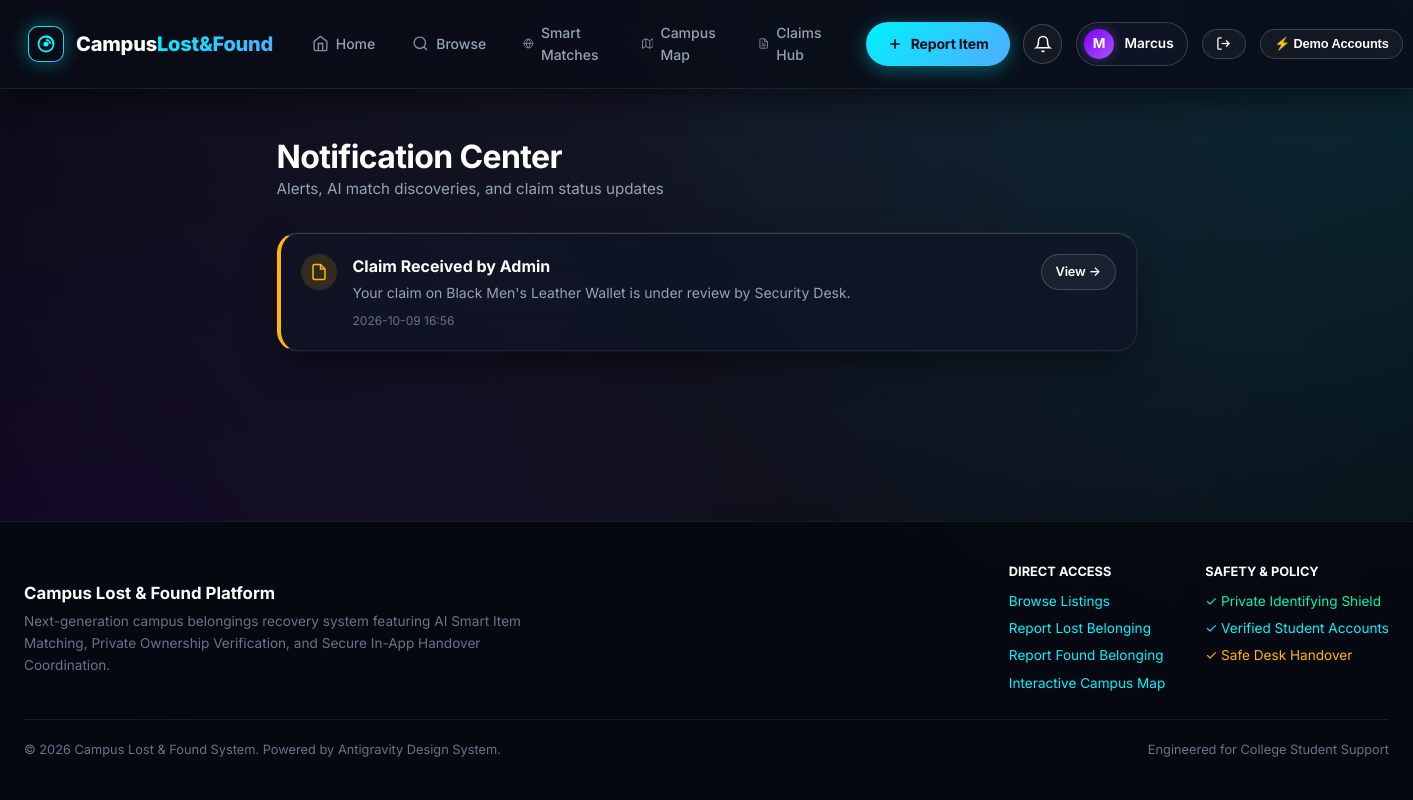
Page /notifications (signed in) on the committed database.
### tables this page shows
CREATE TABLE users (
        id INTEGER PRIMARY KEY AUTOINCREMENT,
        name TEXT NOT NULL,
        email TEXT UNIQUE NOT NULL,
        usn TEXT UNIQUE NOT NULL,
        password_hash TEXT NOT NULL,
        role TEXT NOT NULL DEFAULT 'student',
        department TEXT DEFAULT 'General',
        phone TEXT DEFAULT '',
        avatar TEXT DEFAULT 'default.png',
        created_at TIMESTAMP DEFAULT CURRENT_TIMESTAMP
    );

CREATE TABLE notifications (
        id INTEGER PRIMARY KEY AUTOINCREMENT,
        user_id INTEGER NOT NULL,
        title TEXT NOT NULL,
        message TEXT NOT NULL,
        link TEXT DEFAULT '#',
        type TEXT DEFAULT 'info',
        is_read INTEGER DEFAULT 0,
        created_at TIMESTAMP DEFAULT CURRENT_TIMESTAMP,
        FOREIGN KEY (user_id) REFERENCES users (id) ON DELETE CASCADE
    );

### app.py (the view)
@app.route('/notifications')
@login_required
def notifications():
    user_id = session['user_id']
    conn = get_db()
    cursor = conn.cursor()
    cursor.execute("SELECT * FROM notifications WHERE user_id = ? ORDER BY created_at DESC LIMIT 50", (user_id,))
    all_notifs = [dict(r) for r in cursor.fetchall()]
    cursor.execute("UPDATE notifications SET is_read = 1 WHERE user_id = ?", (user_id,))
    conn.commit()
    conn.close()
    return render_template('notifications.html', notifications=all_notifs)

### app.py (called while the page is built)
def login_required(f):
    @wraps(f)
    def decorated_function(*args, **kwargs):
        if 'user_id' not in session:
            flash('Please sign in to access this page.', 'warning')
            return redirect(url_for('login', next=request.url))
        return f(*args, **kwargs)
    return decorated_function

### database.py (called while the page is built)
def get_db():
    db_path = Config.DATABASE
    conn = sqlite3.connect(db_path)
    conn.row_factory = sqlite3.Row
    conn.execute("PRAGMA foreign_keys = ON")
    return conn

### templates/notifications.html (shortened to what this page needs)
{% extends "base.html" %}
{% block content %}
<div style="max-width: 860px; margin: 0 auto;">
  <div style="margin-bottom: 2rem; display: flex; align-items: center; justify-content: space-between;">
    <div>
      <h1 style="font-size: 2rem; color: #fff;">Notification Center</h1>
      <p style="color: var(--text-muted); font-size: 0.95rem;">Alerts, AI match discoveries, and claim status updates</p>
    </div>
  </div>
  {% if notifications %}
    <div style="display: flex; flex-direction: column; gap: 1rem;">
      {% for notif in notifications %}
      <div class="ag-card" style="padding: 1.25rem; border-left: 4px solid {% if notif['type'] == 'match' %}var(--cyan){% elif notif['type'] == 'claim' %}var(--amber){% elif notif['type'] == 'approval' %}var(--emerald){% else %}var(--purple){% endif %};">
        <div style="display: flex; align-items: flex-start; justify-content: space-between; gap: 1rem;">
          <div style="display: flex; gap: 1rem; align-items: flex-start;">
            <div style="width: 36px; height: 36px; border-radius: 50%; display: flex; align-items: center; justify-content: center; flex-shrink: 0; background: {% if notif['type'] == 'match' %}rgba(0, 242, 254, 0.15){% elif notif['type'] == 'claim' %}rgba(255, 183, 3, 0.15){% elif notif['type'] == 'approval' %}rgba(0, 245, 160, 0.15){% else %}rgba(168, 85, 247, 0.15){% endif %}; color: {% if notif['type'] == 'match' %}var(--cyan){% elif notif['type'] == 'claim' %}var(--amber){% elif notif['type'] == 'approval' %}var(--emerald){% else %}var(--purple){% endif %};">
              {% if notif['type'] == 'match' %}
                <svg viewBox="0 0 24 24" width="18" height="18" fill="none" stroke="currentColor" stroke-width="2"><circle cx="12" cy="12" r="10"></circle><path d="M12 2a14.5 14.5 0 0 0 0 20 14.5 14.5 0 0 0 0-20"></path><path d="M2 12h20"></path></svg>
              {% elif notif['type'] == 'claim' %}
                <svg viewBox="0 0 24 24" width="18" height="18" fill="none" stroke="currentColor" stroke-width="2"><path d="M14 2H6a2 2 0 0 0-2 2v16a2 2 0 0 0 2 2h12a2 2 0 0 0 2-2V8z"></path><polyline points="14 2 14 8 20 8"></polyline></svg>
              {% elif notif['type'] == 'approval' %}
                <svg viewBox="0 0 24 24" width="18" height="18" fill="none" stroke="currentColor" stroke-width="2"><polyline points="20 6 9 17 4 12"></polyline></svg>
              {% else %}
                <svg viewBox="0 0 24 24" width="18" height="18" fill="none" stroke="currentColor" stroke-width="2"><circle cx="12" cy="12" r="10"></circle><line x1="12" y1="16" x2="12" y2="12"></line><line x1="12" y1="8" x2="12.01" y2="8"></line></svg>
              {% endif %}
            </div>
            <div>
              <div style="font-weight: 700; color: #fff; font-size: 1rem; margin-bottom: 2px;">{{ notif['title'] }}</div>
              <p style="font-size: 0.875rem; color: var(--text-muted); line-height: 1.5; margin-bottom: 0.5rem;">
                {{ notif['message'] }}
              </p>
              <div style="font-size: 0.75rem; color: var(--text-dim);">{{ notif['created_at'][:16] }}</div>
            </div>
          </div>
          {% if notif['link'] and notif['link'] != '#' %}
            <a href="{{ notif['link'] }}" class="ag-btn ag-btn-glass ag-btn-sm" style="flex-shrink: 0;">
              View &rarr;
            </a>
          {% endif %}
        </div>
      </div>
      {% endfor %}
    </div>
  {% endif %}
</div>
{% endblock %}

### templates/base.html (shortened to what this page needs)
<!DOCTYPE html>
<html lang="en">
<head>
  <link rel="stylesheet" href="{{ url_for('static', filename='css/antigravity.css') }}">
</head>
<body>
  <nav class="ag-navbar">
    <div class="ag-nav-container">
      <a href="{{ url_for('index') }}" class="ag-brand">
        <div class="ag-logo-orb">
          <svg viewBox="0 0 24 24">
            <circle cx="12" cy="12" r="9"/>
            <path d="M12 3a9 9 0 0 1 9 9M12 7a5 5 0 0 1 5 5"/>
            <circle cx="12" cy="12" r="2" fill="currentColor"/>
          </svg>
        </div>
        <div class="ag-brand-text">
          Campus<span>Lost&Found</span>
        </div>
      </a>
      <ul class="ag-nav-links">
        <li>
          <a href="{{ url_for('index') }}" class="ag-nav-link {% if request.endpoint == 'index' %}active{% endif %}">
            <svg viewBox="0 0 24 24" fill="none" stroke="currentColor" stroke-width="2"><path d="M3 9l9-7 9 7v11a2 2 0 0 1-2 2H5a2 2 0 0 1-2-2z"></path><polyline points="9 22 9 12 15 12 15 22"></polyline></svg>
            Home
          </a>
        </li>
        <li>
          <a href="{{ url_for('browse') }}" class="ag-nav-link {% if request.endpoint == 'browse' %}active{% endif %}">
            <svg viewBox="0 0 24 24" fill="none" stroke="currentColor" stroke-width="2"><circle cx="11" cy="11" r="8"></circle><line x1="21" y1="21" x2="16.65" y2="16.65"></line></svg>
            Browse
          </a>
        </li>
        <li>
          <a href="{{ url_for('smart_matches_view') }}" class="ag-nav-link {% if request.endpoint == 'smart_matches_view' %}active{% endif %}">
            <svg viewBox="0 0 24 24" fill="none" stroke="currentColor" stroke-width="2"><circle cx="12" cy="12" r="10"></circle><path d="M12 2a14.5 14.5 0 0 0 0 20 14.5 14.5 0 0 0 0-20"></path><path d="M2 12h20"></path></svg>
            Smart Matches
          </a>
        </li>
        <li>
          <a href="{{ url_for('campus_map') }}" class="ag-nav-link {% if request.endpoint == 'campus_map' %}active{% endif %}">
            <svg viewBox="0 0 24 24" fill="none" stroke="currentColor" stroke-width="2"><polygon points="1 6 1 22 8 18 16 22 23 18 23 2 16 6 8 2 1 6"></polygon><line x1="8" y1="2" x2="8" y2="18"></line><line x1="16" y1="6" x2="16" y2="22"></line></svg>
            Campus Map
          </a>
        </li>
        {% if session.get('user_id') %}
        <li>
          <a href="{{ url_for('claims') }}" class="ag-nav-link {% if request.endpoint == 'claims' %}active{% endif %}">
            Claims Hub
          </a>
        </li>
        {% endif %}
      </ul>
      <div class="ag-nav-actions">
        <a href="{{ url_for('report_item') }}" class="ag-btn ag-btn-primary">
          <svg viewBox="0 0 24 24" width="16" height="16" fill="none" stroke="currentColor" stroke-width="2.5"><line x1="12" y1="5" x2="12" y2="19"></line><line x1="5" y1="12" x2="19" y2="12"></line></svg>
          Report Item
        </a>
        {% if current_user %}
        <a href="{{ url_for('notifications') }}" class="ag-btn ag-btn-glass" style="position: relative; padding: 0.6rem;" title="Notifications">
          <svg viewBox="0 0 24 24" width="18" height="18" fill="none" stroke="currentColor" stroke-width="2"><path d="M18 8A6 6 0 0 0 6 8c0 7-3 9-3 9h18s-3-2-3-9"></path><path d="M13.73 21a2 2 0 0 1-3.46 0"></path></svg>
        </a>
        <a href="{{ url_for('profile') }}" class="ag-user-pill" title="View Profile">
          <div class="ag-avatar-sm">{{ current_user['name'][0] }}</div>
          <span class="ag-user-name">{{ current_user['name'].split()[0] }}</span>
        </a>
        <a href="{{ url_for('logout') }}" class="ag-btn ag-btn-glass ag-btn-sm" title="Sign Out">
          <svg viewBox="0 0 24 24" width="15" height="15" fill="none" stroke="currentColor" stroke-width="2"><path d="M9 21H5a2 2 0 0 1-2-2V5a2 2 0 0 1 2-2h4"></path><polyline points="16 17 21 12 16 7"></polyline><line x1="21" y1="12" x2="9" y2="12"></line></svg>
        </a>
        {% else %}
        <a href="{{ url_for('login') }}" class="ag-btn ag-btn-glass">Sign In</a>
        <a href="{{ url_for('register') }}" class="ag-btn ag-btn-purple">Register</a>
        {% endif %}
        <div style="position: relative;">
          <button class="ag-btn ag-btn-glass ag-btn-sm" onclick="document.getElementById('demo-dropdown').classList.toggle('show');" title="Fast Test Switcher">
            ⚡ Demo Accounts
          </button>
        </div>
      </div>
    </div>
  </nav>
  <main class="ag-main-content">
    {% block content %}{% endblock %}
  </main>
  <footer class="ag-footer">
    <div class="ag-footer-container">
      <div>
        <div style="font-weight: 700; color: #fff; font-size: 1.05rem; margin-bottom: 0.25rem;">
          Campus Lost & Found Platform
        </div>
        <p style="color: var(--text-dim); max-width: 520px;">
          Next-generation campus belongings recovery system featuring AI Smart Item Matching, Private Ownership Verification, and Secure In-App Handover Coordination.
        </p>
      </div>
      <div style="display: flex; gap: 2.5rem; flex-wrap: wrap;">
        <div>
          <div style="font-size: 0.8rem; font-weight: 700; color: #fff; margin-bottom: 0.5rem; text-transform: uppercase;">Direct Access</div>
          <ul style="list-style: none; display: flex; flex-direction: column; gap: 0.35rem;">
            <li><a href="{{ url_for('browse') }}">Browse Listings</a></li>
            <li><a href="{{ url_for('report_item', type='LOST') }}">Report Lost Belonging</a></li>
            <li><a href="{{ url_for('report_item', type='FOUND') }}">Report Found Belonging</a></li>
            <li><a href="{{ url_for('campus_map') }}">Interactive Campus Map</a></li>
          </ul>
        </div>
        <div>
          <div style="font-size: 0.8rem; font-weight: 700; color: #fff; margin-bottom: 0.5rem; text-transform: uppercase;">Safety & Policy</div>
          <ul style="list-style: none; display: flex; flex-direction: column; gap: 0.35rem;">
            <li><span style="color: var(--emerald);">✓ Private Identifying Shield</span></li>
            <li><span style="color: var(--cyan);">✓ Verified Student Accounts</span></li>
            <li><span style="color: var(--amber);">✓ Safe Desk Handover</span></li>
          </ul>
        </div>
      </div>
    </div>
    <div style="max-width: 1380px; margin: 1.5rem auto 0; padding-top: 1.25rem; border-top: 1px solid var(--border-glass); display: flex; justify-content: space-between; align-items: center; font-size: 0.8rem; color: var(--text-dim);">
      <span>&copy; {{ current_year }} Campus Lost & Found System. Powered by Antigravity Design System.</span>
      <span>Engineered for College Student Support</span>
    </div>
  </footer>
</body>
</html>

### rows in the picture
users: name "M", name "Marcus"
notifications: type "claim" (drawn), title "Claim Received by Admin", message "Your claim on Black Men's Leather Wallet is under review by Security Desk.", created_at "2026-10-09 16:56"
